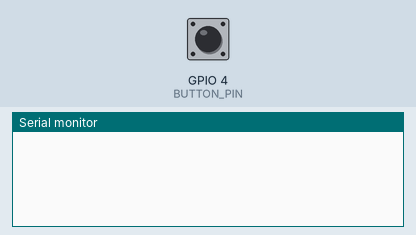
The sketch below on a simulated ESP32. Parts: the last lines printed to the serial monitor. The test bench sets the inputs (shaded band); at power-on: GPIO 4 (BUTTON_PIN) LOW.

Above: at 1.2 s.
1.3 s: GPIO 4 (BUTTON_PIN) pulled HIGH for 0.15 s
At 1.9 s:
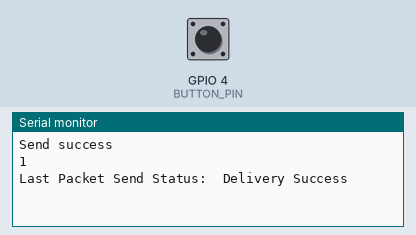
2.9 s: GPIO 4 (BUTTON_PIN) pulled HIGH for 1 s
At 4.3 s:
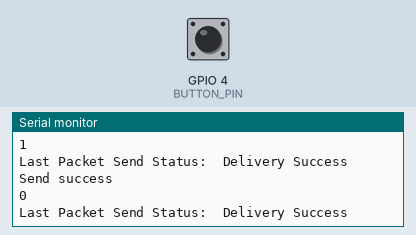

The sketch:

espnow_led_trans2.ino
```cpp
#include <esp_now.h>
#include <WiFi.h>

#define BUTTON_PIN 4 // Pin del botón
#define DEBOUNCE_DELAY 50 // Retardo de debounce en milisegundos

uint8_t broadcastAddress[] = {0x0C, 0xB8, 0x15, 0xD7, 0xE5, 0x38}; // Dirección MAC del receptor

volatile bool changeState = false;
volatile unsigned long lastDebounceTime = 0;

// Estructura de mensaje para enviar datos
typedef struct struct_message {
  bool ledState;
} struct_message;

struct_message myData;

esp_now_peer_info_t peerInfo;

// Callback cuando se envían los datos
void OnDataSent(const uint8_t *mac_addr, esp_now_send_status_t status) {
  Serial.print("\r\nLast Packet Send Status:\t");
  Serial.println(status == ESP_NOW_SEND_SUCCESS ? "Delivery Success" : "Delivery Fail");
}

// Manejador de la interrupción del botón
void IRAM_ATTR handleButtonPress() {
  unsigned long currentTime = millis();
  if ((currentTime - lastDebounceTime) > DEBOUNCE_DELAY) {
    lastDebounceTime = currentTime;

    changeState = true;
  }
}

void setup() {
  // Inicializar el monitor serie
  Serial.begin(115200);

  // Configurar el pin del botón como entrada con resistencia pull-down
  pinMode(BUTTON_PIN, INPUT_PULLDOWN);
  attachInterrupt(digitalPinToInterrupt(BUTTON_PIN), handleButtonPress, RISING);

  // Configurar el dispositivo como una estación Wi-Fi
  WiFi.mode(WIFI_STA);

  // Inicializar ESP-NOW
  if (esp_now_init() != ESP_OK) {
    Serial.println("Error initializing ESP-NOW");
    return;
  }

  // Registrar el callback para el estado de envío
  esp_now_register_send_cb(OnDataSent);

  // Registrar el peer
  memcpy(peerInfo.peer_addr, broadcastAddress, 6);
  peerInfo.channel = 0;
  peerInfo.encrypt = false;

  // Agregar el peer
  if (esp_now_add_peer(&peerInfo) != ESP_OK) {
    Serial.println("Failed to add peer");
    return;
  }
}

void loop() {
  if(changeState) {
    changeState = false;
    myData.ledState = !myData.ledState;
    esp_err_t result = esp_now_send(broadcastAddress, (uint8_t *) &myData, sizeof(myData));

    if (result == ESP_OK) {
      Serial.println("Send success");
    } else {
      Serial.println("Send fail");
    }
    Serial.println(myData.ledState);
  }
}
```

Measured:
- after the input at 1.3 s, the serial monitor: prints a new line at once (image 1)
- after the input at 2.9 s, the serial monitor: prints a new line at once (image 2)
